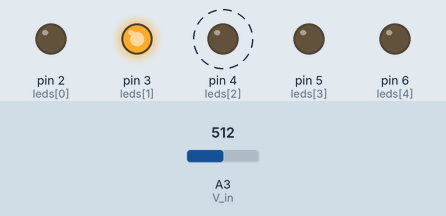
Recording of a sketch running on a simulated Arduino Uno, built with avr-gcc and run on an emulated ATmega328P. On the bench: output pins drawn as LEDs (lit = HIGH). Dashed ring = blinking. The inputs (shaded band) are chosen by the test bench; at power-on: A3 (V_in) = 512.

Above: at 4.8 s.
4.9 s: A3 (V_in) set to 0
At 9.1 s:
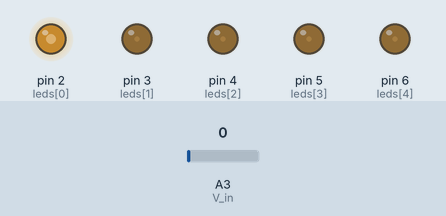
10.0 s: A3 (V_in) set to 122
At 10.18 s:
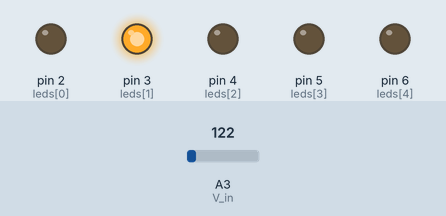
At 10.54 s:
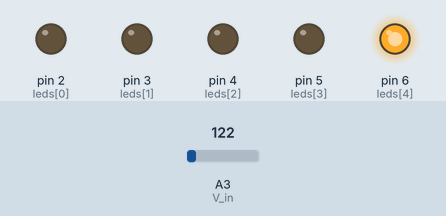
Timing chart, 0 to 21.1 s (numbered marks = the images above; inputs shaded):
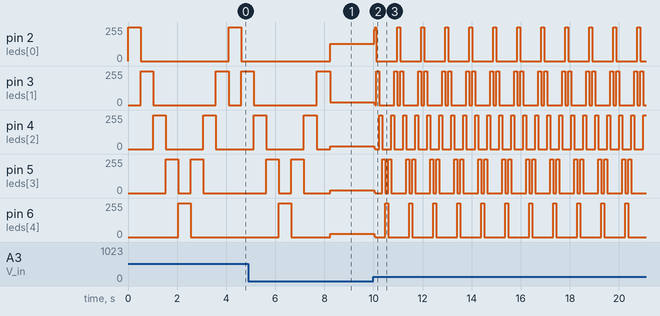

The sketch:

Opdracht4.ino
```cpp
const int arrayLength = 5;
const int leds[arrayLength] = {2,3,4,5,6};
const int V_in = A3;

int speedSet = 0;
int i = 0;

void setup() {
  // put your setup code here, to run once:
  int i;
  for(i = 0; i < 5; i++){
    pinMode(leds[i], OUTPUT);
  }
  pinMode(V_in, INPUT);
}

void loop() {
  // put your main code here, to run repeatedly:
  speedSet = analogRead(V_in);

  for(i=0; i<arrayLength; i++){
    digitalWrite(leds[i-1], LOW);
    digitalWrite(leds[i], HIGH);
    if(i != arrayLength-1){
      delay(speedSet);
    }
  }

   for(i=1; i<arrayLength; i++){
    digitalWrite(leds[arrayLength-i+1], LOW);
    digitalWrite(leds[arrayLength-i], HIGH);
    delay(speedSet);
  }
  digitalWrite(leds[1], LOW);
  digitalWrite(leds[0], HIGH);
}
```

Measured:
- after the input at 10.0 s, pin 2 (leds[0]): 131/255 → 233/255 at once, then moves between 0/255 and 255/255, repeating every 0.98 s; pin 3 (leds[1]): 21/255 → 4/255 at once, then moves between 0/255 and 255/255, repeating every 0.98 s; pin 4 (leds[2]): 20/255 → 4/255 at once, then moves between 0/255 and 255/255, repeating every 5.4 s
